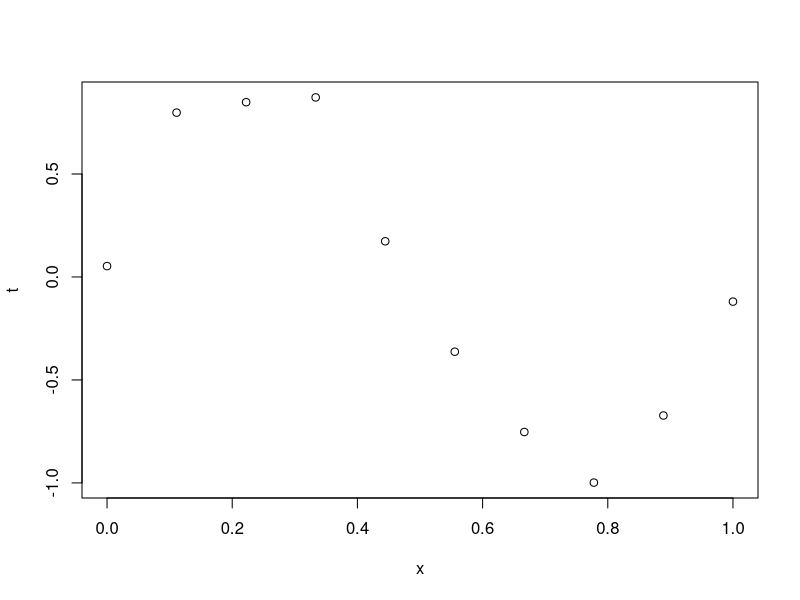
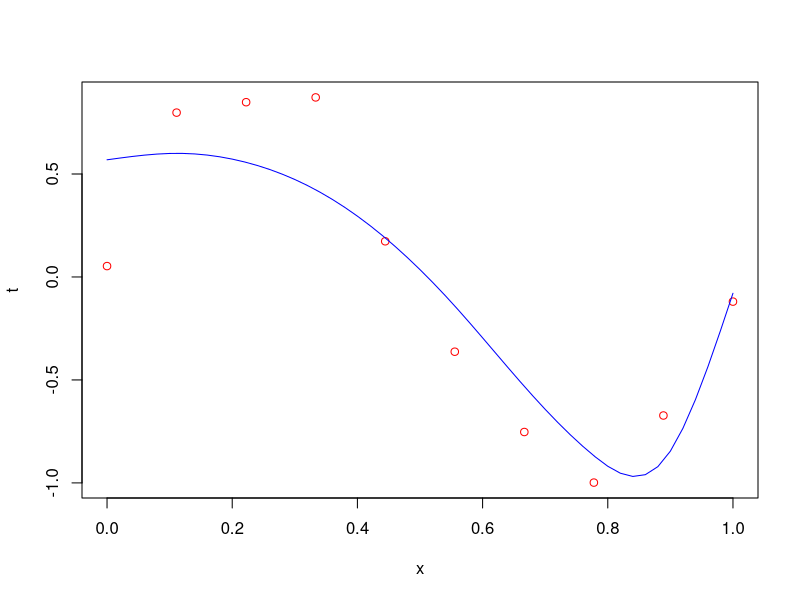

Write the R code that produced these figures, in order.
## ---- chunk 1
data <- read.csv('curve_data.txt', sep = " ")
plot(data)
## ---- chunk 2
phix <- function(x, M, option) {
  phi <- rep(0, M)
  if (option == "poly") {
    for (i in 1:(M)) {
      phi[i] <- x**i
    }
  }
  if (option == "Gauss") {
    for (i in 1:(M)) {
      phi[i] <- exp(-((x-i/(M))**2)/0.1)
    }
    
  }
  phi
}
## ---- chunk 3
post.params <- function(data, M, option, delta, q) {
  phi = phix(data$x[1],M, option)
  for (i in 2:length(data$x)) {
    phi_ <- phix(data$x[i], M, option)
    phi = rbind(phi, phi_)  
  }
  phi <- cbind(rep(1,M+1), phi)

  Q = delta * diag(ncol(phi)) + q * (t(phi) %*% phi)
  w = solve(Q)%*%(q*t(phi)%*%data$t)
  t <- phi%*%w

  return(list(Q, w, t))
}
## ---- chunk 4
library(splines)

answer <- post.params(data, 9, "poly", 2.0, (1/0.1)**2)
linear_predictor <- answer[[3]]

plot(data, col ='red')
lines(predict(splines::interpSpline(data$x, linear_predictor)), col ='blue')
